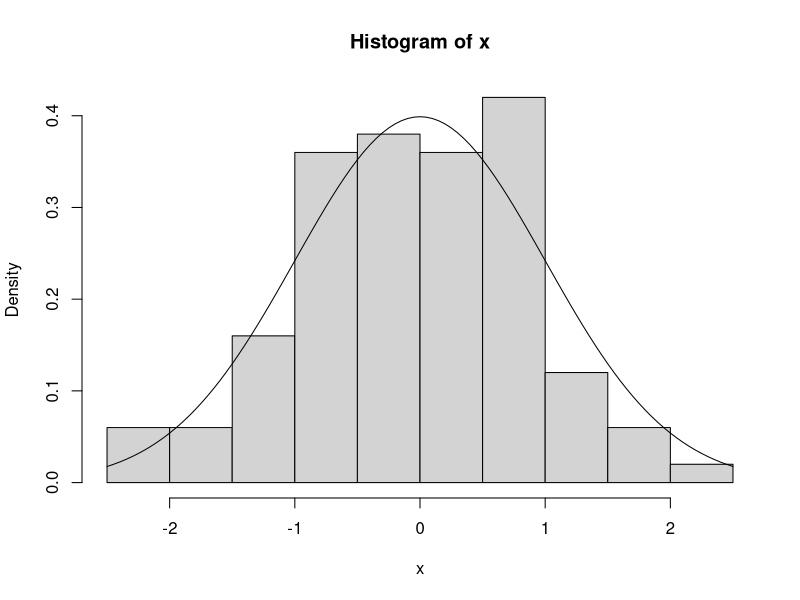
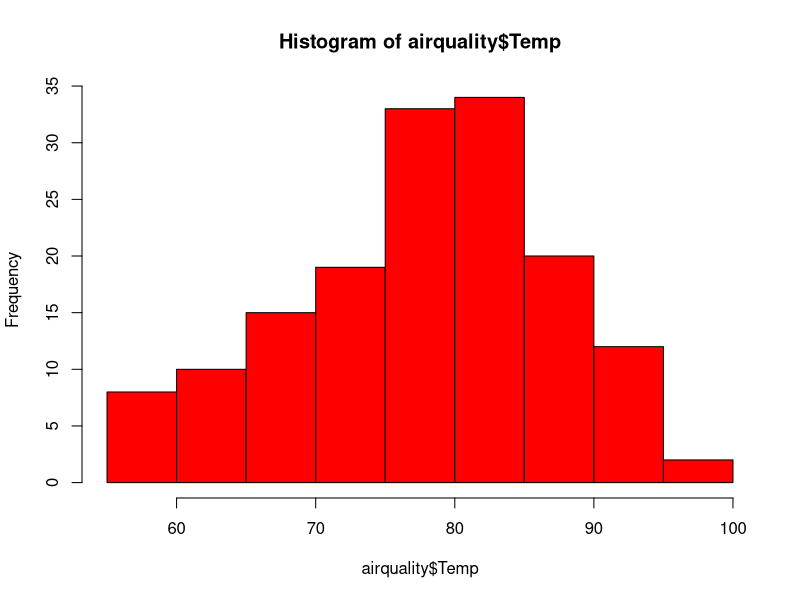
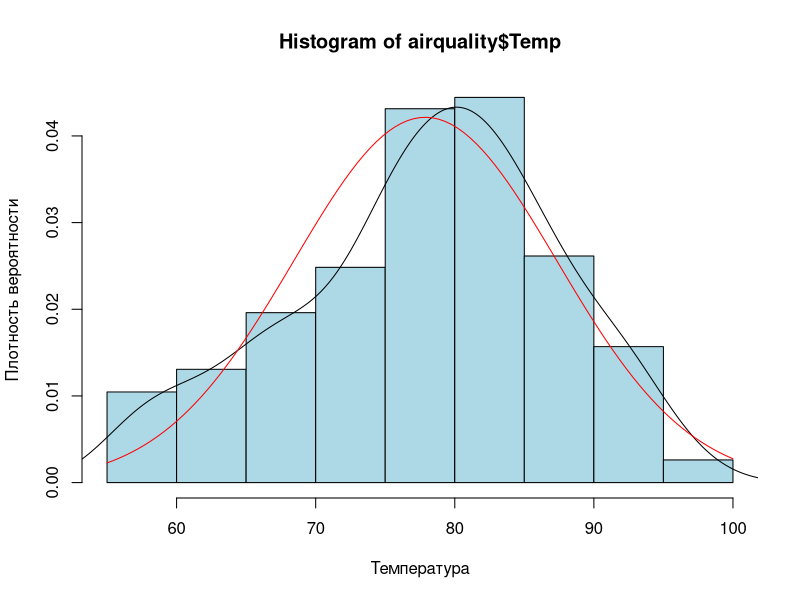

Source code (R) for these figures, in order:
# 1. Изучить метод  построения гистограммы. Изучили.
# 2. Построить гистограмму и эмпирическую функцию распределения непрерывных случайных величин.

# Случайные величины в нормальном распределении
x <- rnorm(100,0,1)
x <- rnorm(100)
hist(x, freq = FALSE)
curve(dnorm(x), add = TRUE)

# 3. Построить эмпирическую функцию распределения и столбиковую диаграмму для дискретной случайной величины.

# Dataset про погоду в Нью-Йорке
# Столбиковая диаграмма
hist(airquality$Temp, col = "red")

# Распределение вероятности
hist(airquality$Temp, freq = FALSE, col = "lightblue",
     ylab = "Плотность вероятности", xlab = "Температура")

# Кривая плотности вероятности + столбиковая диаграмма
lines(density(airquality$Temp))

# Кривая нормального распределения для сравнения
curve(dnorm(x, mean = mean(airquality$Temp, na.rm = TRUE),
             sd = sd(airquality$Temp, na.rm = TRUE)), add = TRUE, col = 'red')

# 4. Оценить долю наблюдений, лежащих в заданных границах с помощью гистограммы и эмпирической функции распределения.
